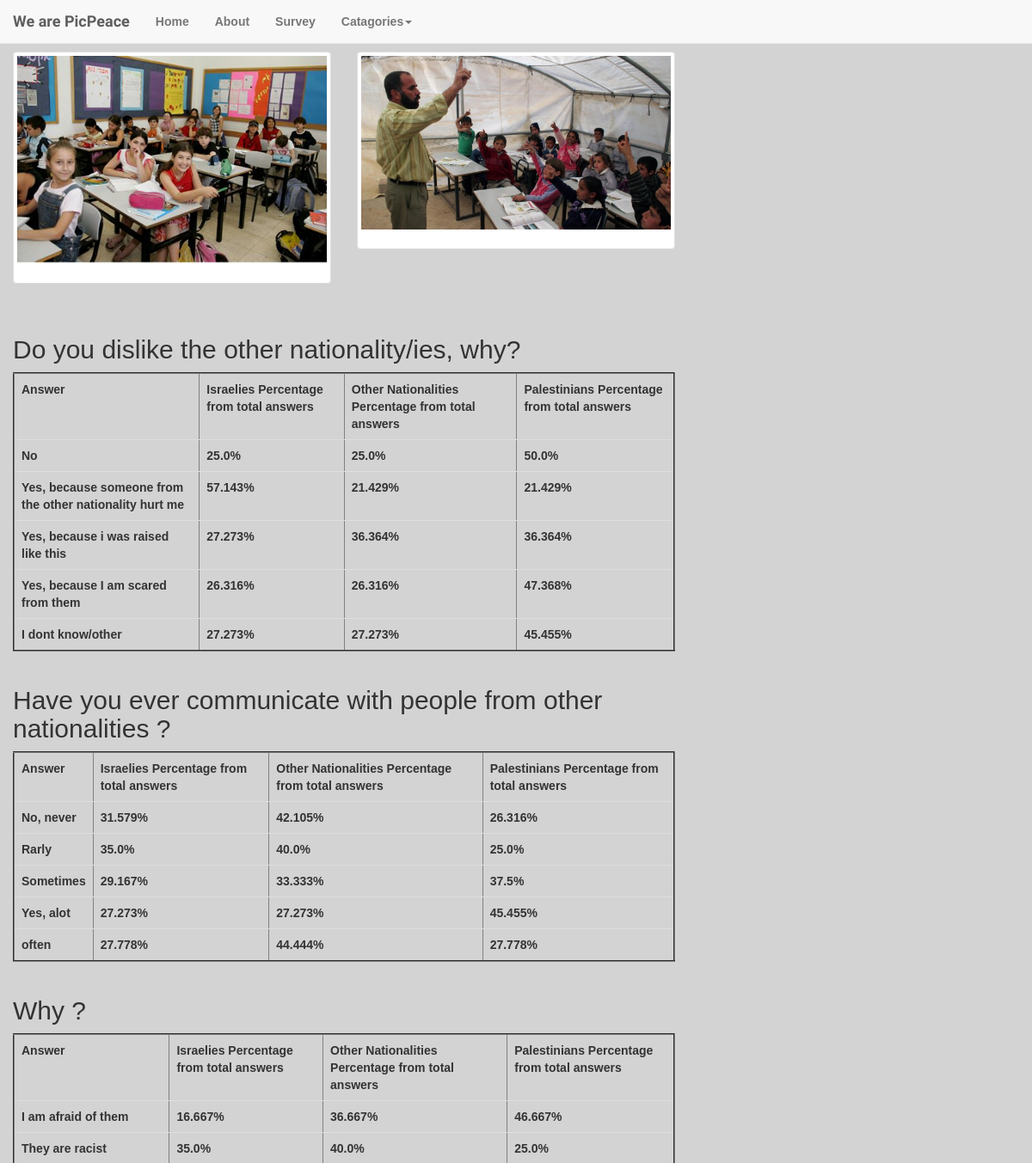
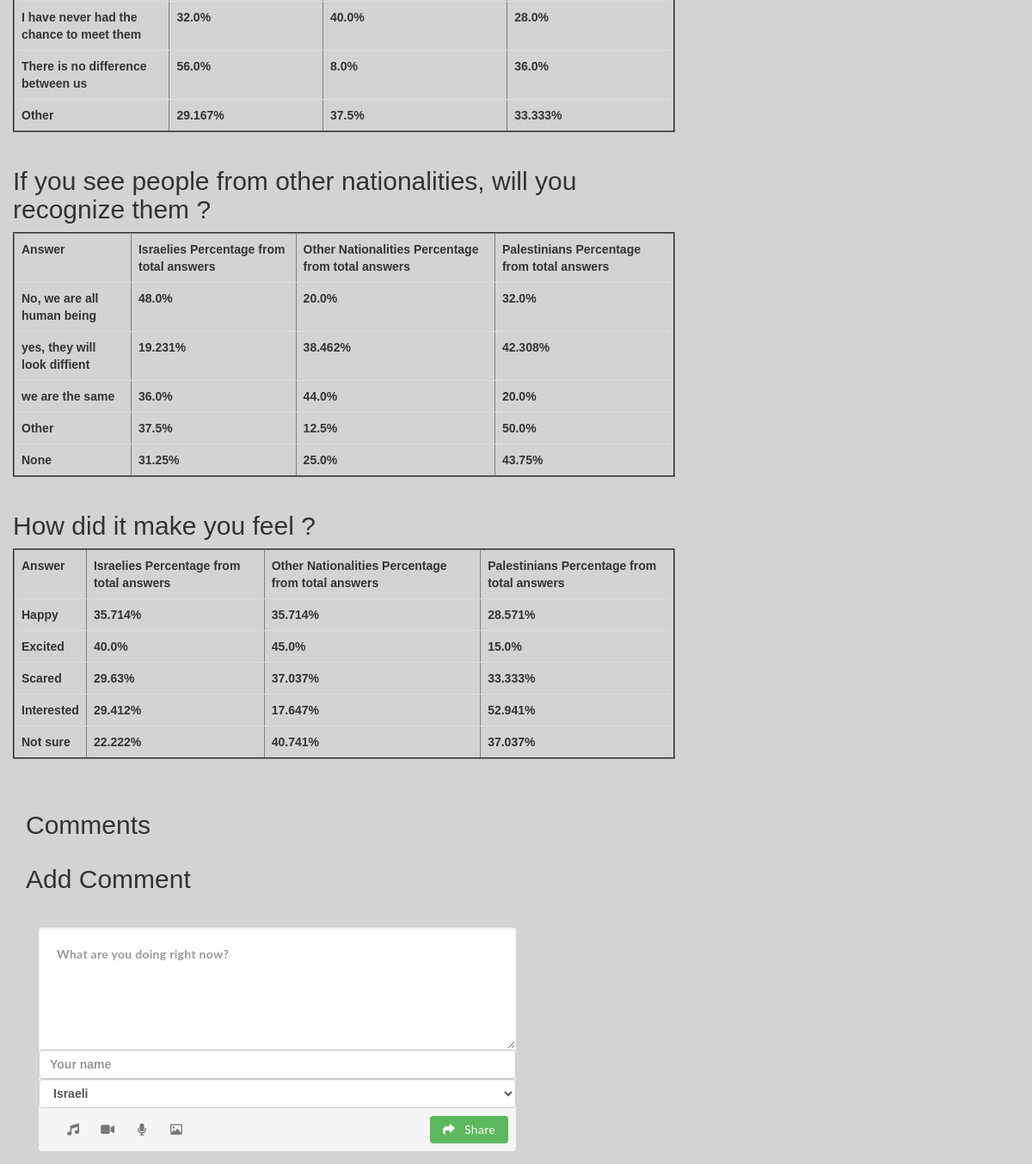
The page /statistics/6/ on the database its author committed (2 pictures, top to bottom).
### database_setup.py (models this page shows)
class Picture(Base):
    __tablename__ = 'picture'
    id = Column(Integer, primary_key=True)
    path = Column(String)
    category = Column(String)
    cover = Column(Boolean)
    discription=Column(String)

class Question(Base):
    __tablename__ = 'question'
    id = Column(Integer, primary_key=True)
    text = Column(String(15))
    a1 = Column(String(30))
    a2 = Column(String(60))
    a3 = Column(String(30))
    a4 = Column(String(30))
    a5 = Column(String(30))

### web_app.py (the view)
@app.route('/statistics/<int:pair_id>/')
def answer_statistics(pair_id):
    questions=session.query(Question).all()
    statistics = {}
    for q in questions:
        question_id = q.id
        '''print
        print (question_id)
        print (pair_id)
        print'''
        answers = session.query(Answer).filter_by(pair_id=pair_id, question_id=question_id).all()
        num_answers = float(len(answers))
        histogram = {'a1': 0, 'a2': 0, 'a3': 0, 'a4': 0, 'a5': 0}
        totals={'a1': 0, 'a2': 0, 'a3': 0, 'a4': 0, 'a5': 0}
        n_dic={'Israeli':{'a1': 0, 'a2': 0, 'a3': 0, 'a4': 0, 'a5': 0}, 'Palestinian':{'a1': 0, 'a2': 0, 'a3': 0, 'a4': 0, 'a5': 0}, 'Other':{'a1': 0, 'a2': 0, 'a3': 0, 'a4': 0, 'a5': 0}}
        for answer in answers:
                if answer.selected.isdigit():
                    n_dic[answer.nationality]['a'+answer.selected] += 1
                    totals['a'+answer.selected]+=1
        for nationality in n_dic.keys():
            for answer in n_dic[nationality]:
                if totals[answer]!=0:
                    n_dic[nationality][answer]*=100.0/totals[answer]
                    n_dic[nationality][answer]=round(n_dic[nationality][answer]*1000)/1000.0
        statistics[q.id] = n_dic
    pair=session.query(Pair).filter_by(id=pair_id).first()
    pic1=session.query(Picture).filter_by(id=pair.pic1_id).first()
    pic2=session.query(Picture).filter_by(id=pair.pic2_id).first()
    comments=session.query(Comment).filter_by(pair_id=pair_id).all()
    return render_template('statistics.html', q=q, pic1=pic1, pic2=pic2, questions=questions, stats=statistics, comments=comments, pair_id=pair_id)

### templates/statistics.html (shortened to what this page needs)
<!DOCTYPE html>
<html>
<head>
	<link rel="stylesheet" href="http://maxcdn.bootstrapcdn.com/bootstrap/3.3.6/css/bootstrap.min.css">
	<link rel="stylesheet" type="text/css" href="{{ url_for('static', filename='styles.css') }}">
</head>
<body>
<br><br><br>
 <nav class="navbar navbar-default navbar-fixed-top">
        <div class="container-fluid">
          <div class="navbar-header">
            <a class="navbar-brand" href="#">We are PicPeace</a>
          </div>
          <div id="navbar" class="navbar-collapse collapse">
            <ul class="nav navbar-nav">
              <li><a href="{{ url_for('main_page') }}">Home</a></li>
              <li><a href="{{ url_for('aboutus') }}">About</a></li>
              <li><a href="{{ url_for('survey') }}">Survey</a></li>
              <li class="dropdown">
                <a href="#" class="dropdown-toggle" data-toggle="dropdown" role="button" aria-haspopup="true" aria-expanded="false">Catagories<span class="caret"></span></a>
              </li>
            </ul>
          </div>
        </div>
      </nav>
	<div class="container-fluid">
		<div class="row">
  <div class="col-sm-6 col-md-4">
    <div class="thumbnail">
      <img src="{{url_for ('static' , filename=pic1.path)}}">
      <div class="caption">
      </div>
    </div>
  </div>
  <div class="col-sm-6 col-md-4">
    <div class="thumbnail">
      <img src="{{url_for ('static' , filename=pic2.path)}}">
      <div class="caption">
      </div>
    </div>
  </div>
  </div>
  <br/>
  {% for q in questions%}
<div class="row">
<div class="col-md-8">
<h2>{{q.text}}</h2>
<table class="table table-hover" border="2">
    <tr>
      <th>Answer</th>
      <th>Israelies Percentage from total answers</th>
      <th>Other Nationalities Percentage from total answers</th>
      <th>Palestinians Percentage from total answers</th>
    </tr>
    <tr>
      <td> {{q.a1}}</td>
      {%for n in stats[q.id]%}
      <td>{{stats[q.id][n]['a1']}}%</td>
      {%endfor%}
    </tr>
    <tr>
      <td> {{q.a2}}</td>
      {%for n in stats[q.id]%}
      <td>{{stats[q.id][n]['a2']}}%</td>
      {%endfor%}
    </tr>
    <tr>
      <td> {{q.a3}}</td>
      {%for n in stats[q.id]%}
      <td>{{stats[q.id][n]['a3']}}%</td>
      {%endfor%}
    </tr>
    <tr>
      <td> {{q.a4}}</td>
      {%for n in stats[q.id]%}
      <td>{{stats[q.id][n]['a4']}}%</td>
      {%endfor%}
    </tr>
    <tr>
      <td> {{q.a5}}</td>
      {%for n in stats[q.id]%}
      <td>{{stats[q.id][n]['a5']}}%</td>
      {%endfor%}
    </tr>
  </table>
</div></div>
  {%endfor%}
	</div>
<br>
<div class="container">
<h2>Comments</h2>
 <link rel="stylesheet" href="http://fontawesome.io/assets/font-awesome/css/font-awesome.css">
<div class="container">
  <div class="row">
    <h2>Add Comment</h2>
  </div>
    <div class="row">
    <div class="col-md-6">
                <div class="widget-area no-padding blank">
                <div class="status-upload form-group">
                  <form class="form-horizontal" action="{{url_for('submit_comment', pair_id=pair_id)}}" method="Post">
                    <textarea class="form-control" name="text" placeholder="What are you doing right now?" ></textarea>
                    <input type="text" name="author" class="form-control" placeholder="Your name">
                    <select id="selectbasic" name="nationality" class="form-control">
                    <option value="Israeli">Israeli</option>
                    </select>
                    <ul>
                      <li><a title="" data-toggle="tooltip" data-placement="bottom" data-original-title="Audio"><i class="fa fa-music"></i></a></li>
                      <li><a title="" data-toggle="tooltip" data-placement="bottom" data-original-title="Video"><i class="fa fa-video-camera"></i></a></li>
                      <li><a title="" data-toggle="tooltip" data-placement="bottom" data-original-title="Sound Record"><i class="fa fa-microphone"></i></a></li>
                      <li><a title="" data-toggle="tooltip" data-placement="bottom" data-original-title="Picture"><i class="fa fa-picture-o"></i></a></li>
                    </ul>
                    <button type="submit" name="submit" class="btn btn-success green"><i class="fa fa-share"></i> Share</button>
                  </form>
                </div>
              </div>
            </div>
    </div>
</div>
</div>
</body>
</html>

### static/styles.css (style rules this page uses)
body, html { font-family: 'Ubuntu', sans-serif; font-weight: bold; background: url("http://www.pixeden.com/media/k2/galleries/165/001-subtle-light-pattern-background-texture-vol5.jpg") no-repeat fixed center; background-size:cover; height: 100%; background-repeat: no-repeat; background-color: #d3d3d3; padding-top: 0px; }
.navbar-brand { font-family: 'Shadows Into Light Two', cursive; }
.widget-area.blank { background: none repeat scroll 0 0 rgba(0, 0, 0, 0); -webkit-box-shadow: none; -moz-box-shadow: none; -ms-box-shadow: none; -o-box-shadow: none; box-shadow: none; }
body .no-padding { padding: 0; }
.widget-area { background-color: #fff; -webkit-border-radius: 4px; -moz-border-radius: 4px; -ms-border-radius: 4px; -o-border-radius: 4px; border-radius: 4px; -webkit-box-shadow: 0 0 16px rgba(0, 0, 0, 0.05); -moz-box-shadow: 0 0 16px rgba(0, 0, 0, 0.05); -ms-box-shadow: 0 0 16px rgba(0, 0, 0, 0.05); -o-box-shadow: 0 0 16px rgba(0, 0, 0, 0.05); box-shadow: 0 0 16px rgba(0, 0, 0, 0.05); float: left; margin-top: 30px; padding: 25px 30px; position: relative; width: 100%; }
.status-upload { background: none repeat scroll 0 0 #f5f5f5; -webkit-border-radius: 4px; -moz-border-radius: 4px; -ms-border-radius: 4px; -o-border-radius: 4px; border-radius: 4px; float: left; width: 100%; }
.status-upload form { float: left; width: 100%; }
.status-upload form textarea { background: none repeat scroll 0 0 #fff; border: medium none; -webkit-border-radius: 4px 4px 0 0; -moz-border-radius: 4px 4px 0 0; -ms-border-radius: 4px 4px 0 0; -o-border-radius: 4px 4px 0 0; border-radius: 4px 4px 0 0; color: #777777; float: left; font-family: Lato; font-size: 14px; height: 142px; letter-spacing: 0.3px; padding: 20px; width: 100%; resize:vertical; outline:none; border: 1px solid #F2F2F2; }
.status-upload ul { float: left; list-style: none outside none; margin: 0; padding: 0 0 0 15px; width: auto; }
.status-upload ul > li { float: left; }
.status-upload ul > li > a { -webkit-border-radius: 4px; -moz-border-radius: 4px; -ms-border-radius: 4px; -o-border-radius: 4px; border-radius: 4px; color: #777777; float: left; font-size: 14px; height: 30px; line-height: 30px; margin: 10px 0 10px 10px; text-align: center; -webkit-transition: all 0.4s ease 0s; -moz-transition: all 0.4s ease 0s; -ms-transition: all 0.4s ease 0s; -o-transition: all 0.4s ease 0s; transition: all 0.4s ease 0s; width: 30px; cursor: pointer; }
.status-upload form button { border: medium none; -webkit-border-radius: 4px; -moz-border-radius: 4px; -ms-border-radius: 4px; -o-border-radius: 4px; border-radius: 4px; color: #fff; float: right; font-family: Lato; font-size: 14px; letter-spacing: 0.3px; margin-right: 9px; margin-top: 9px; padding: 6px 15px; }
.status-upload form button > i { margin-right: 7px; }

### rows shown on the page
Picture: path (picture)
Picture: path (picture)
Question: text "Do you dislike the other nationality/ies, why?", a1 "No", stats "25.0" "25.0" "50.0", a2 "Yes, because someone from the other nationality hurt me", stats "57.143" "21.429" "21.429", a3 "Yes, because i was raised like this", stats "27.273" "36.364" "36.364", a4 "Yes, because I am scared from them", stats "26.316" "26.316" "47.368", a5 "I dont know/other", stats "27.273" "27.273" "45.455"
Question: text "Have you ever communicate with people from other nationalities ?", a1 "No, never", stats "31.579" "42.105" "26.316", a2 "Rarly", stats "35.0" "40.0" "25.0", a3 "Sometimes", stats "29.167" "33.333" "37.5", a4 "Yes, alot", stats "27.273" "27.273" "45.455", a5 "often", stats "27.778" "44.444" "27.778"
Question: text "Why ?", a1 "I am afraid of them", stats "16.667" "36.667" "46.667", a2 "They are racist", stats "35.0" "40.0" "25.0", a3 "I have never had the chance to meet them", stats "32.0" "40.0" "28.0", a4 "There is no difference between us", stats "56.0" "8.0" "36.0", a5 "Other", stats "29.167" "37.5" "33.333"
Question: text "If you see people from other nationalities, will you recognize them ?", a1 "No, we are all human being", stats "48.0" "20.0" "32.0", a2 "yes, they will look diffient", stats "19.231" "38.462" "42.308", a3 "we are the same", stats "36.0" "44.0" "20.0", a4 "Other", stats "37.5" "12.5" "50.0", a5 "None", stats "31.25" "25.0" "43.75"
Question: text "How did it make you feel ?", a1 "Happy", stats "35.714" "35.714" "28.571", a2 "Excited", stats "40.0" "45.0" "15.0", a3 "Scared", stats "29.63" "37.037" "33.333", a4 "Interested", stats "29.412" "17.647" "52.941", a5 "Not sure", stats "22.222" "40.741" "37.037"
